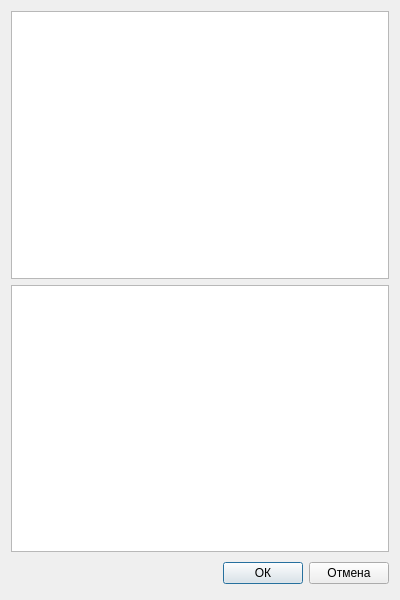
<?xml version="1.0" encoding="UTF-8"?>
<ui version="4.0">
 <class>AddElementDialog</class>
 <widget class="QDialog" name="AddElementDialog">
  <property name="geometry">
   <rect>
    <x>0</x>
    <y>0</y>
    <width>400</width>
    <height>600</height>
   </rect>
  </property>
  <property name="windowTitle">
   <string>Добавление элемента</string>
  </property>
  <layout class="QGridLayout" name="gridLayout">
   <item row="0" column="0">
    <widget class="QListWidget" name="elementsListWidget"/>
   </item>
   <item row="2" column="0">
    <layout class="QHBoxLayout">
     <property name="spacing">
      <number>6</number>
     </property>
     <property name="leftMargin">
      <number>0</number>
     </property>
     <property name="topMargin">
      <number>0</number>
     </property>
     <property name="rightMargin">
      <number>0</number>
     </property>
     <property name="bottomMargin">
      <number>0</number>
     </property>
     <item>
      <spacer>
       <property name="orientation">
        <enum>Qt::Horizontal</enum>
       </property>
       <property name="sizeHint" stdset="0">
        <size>
         <width>131</width>
         <height>31</height>
        </size>
       </property>
      </spacer>
     </item>
     <item>
      <widget class="QPushButton" name="okButton">
       <property name="text">
        <string>ОК</string>
       </property>
      </widget>
     </item>
     <item>
      <widget class="QPushButton" name="cancelButton">
       <property name="text">
        <string>Отмена</string>
       </property>
      </widget>
     </item>
    </layout>
   </item>
   <item row="1" column="0">
    <widget class="QTableWidget" name="elementPropertiesTableWidget">
     <attribute name="horizontalHeaderMinimumSectionSize">
      <number>50</number>
     </attribute>
     <attribute name="horizontalHeaderDefaultSectionSize">
      <number>175</number>
     </attribute>
     <attribute name="horizontalHeaderStretchLastSection">
      <bool>true</bool>
     </attribute>
     <attribute name="verticalHeaderVisible">
      <bool>false</bool>
     </attribute>
    </widget>
   </item>
  </layout>
 </widget>
 <resources/>
 <connections>
  <connection>
   <sender>cancelButton</sender>
   <signal>clicked()</signal>
   <receiver>AddElementDialog</receiver>
   <slot>reject()</slot>
   <hints>
    <hint type="sourcelabel">
     <x>369</x>
     <y>253</y>
    </hint>
    <hint type="destinationlabel">
     <x>179</x>
     <y>282</y>
    </hint>
   </hints>
  </connection>
 </connections>
</ui>
